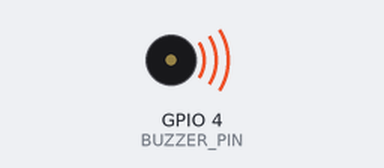
Simulated run of this sketch. Board: ESP32. On the bench: buzzer (waves = sounding).

Above: at 0.02 s.
At 2.0 s:
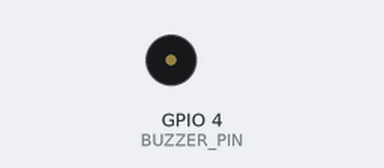
Timing chart, 0 to 3.5 s (numbered marks = the images above):
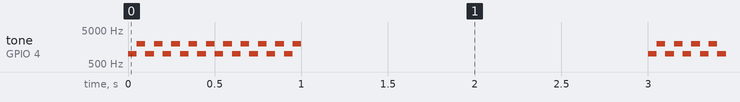

The sketch:

4buzzer_phone.ino
```cpp
#define BITS 10
#define BUZZER_PIN 4  // 蜂鳴器接在腳4

void alarmSnd() {
    for (int i = 0; i < 10; i++) {
        ledcWriteTone(0, 1000);
        delay(50);
        ledcWriteTone(0, 2000);
        delay(50);
    }
    ledcWriteTone(0, 0);
    delay(2000);
}

void setup() {
    ledcSetup(0, 2000, BITS);  // PWM預設為20KHz，10位元解析度。
    ledcAttachPin(BUZZER_PIN, 0);
}

void loop() {
    alarmSnd();
}
```

Measured:
- by itself, tone on GPIO 4 (BUZZER_PIN): plays 1000 Hz for 0.05 s, 2000 Hz for 0.05 s, 1000 Hz for 0.05 s, 2000 Hz for 0.05 s, 1000 Hz for 0.05 s, 2000 Hz for 0.05 s … (880 notes in this stretch)
